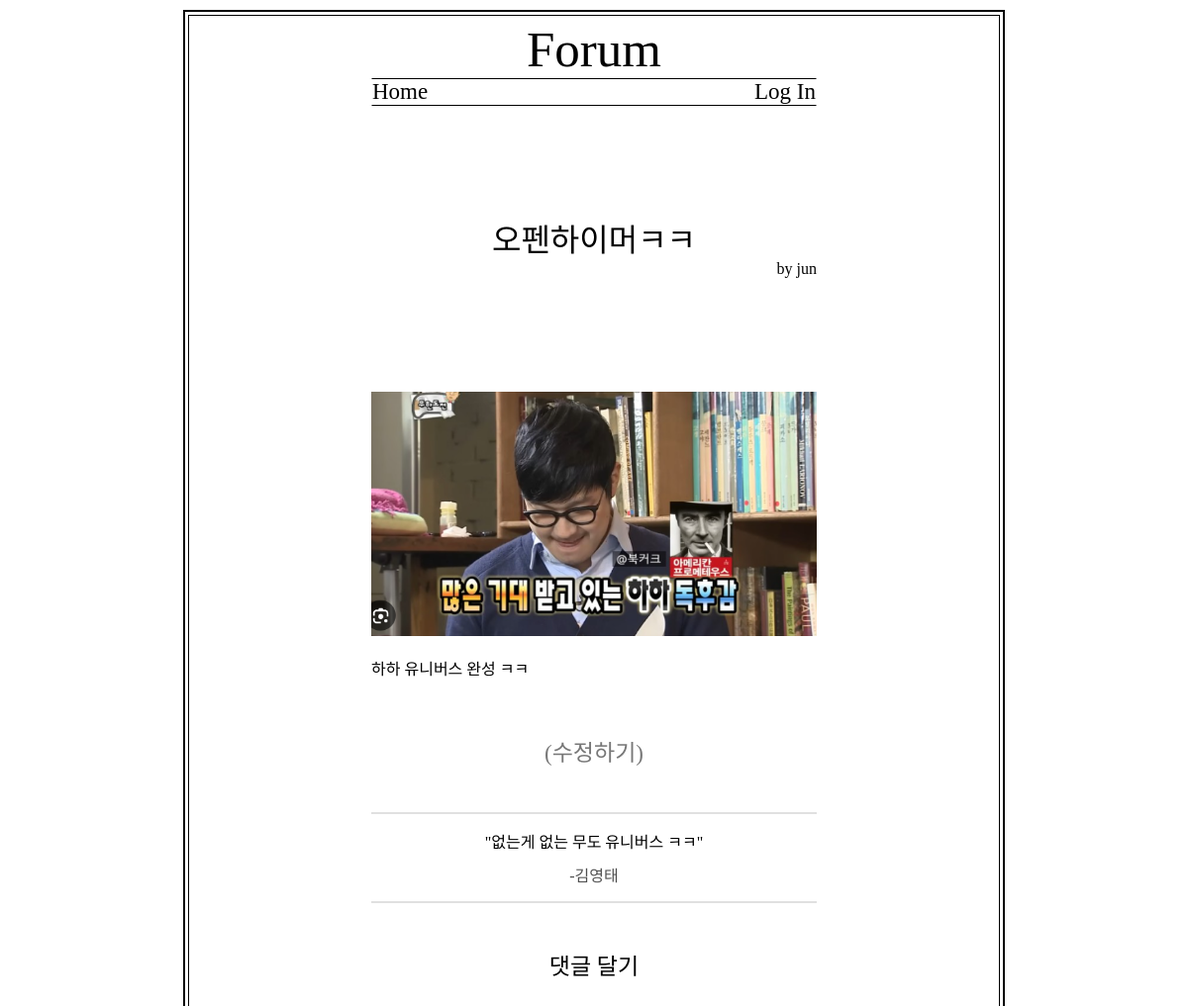
Before: /post/detail/20/ with the older database file.
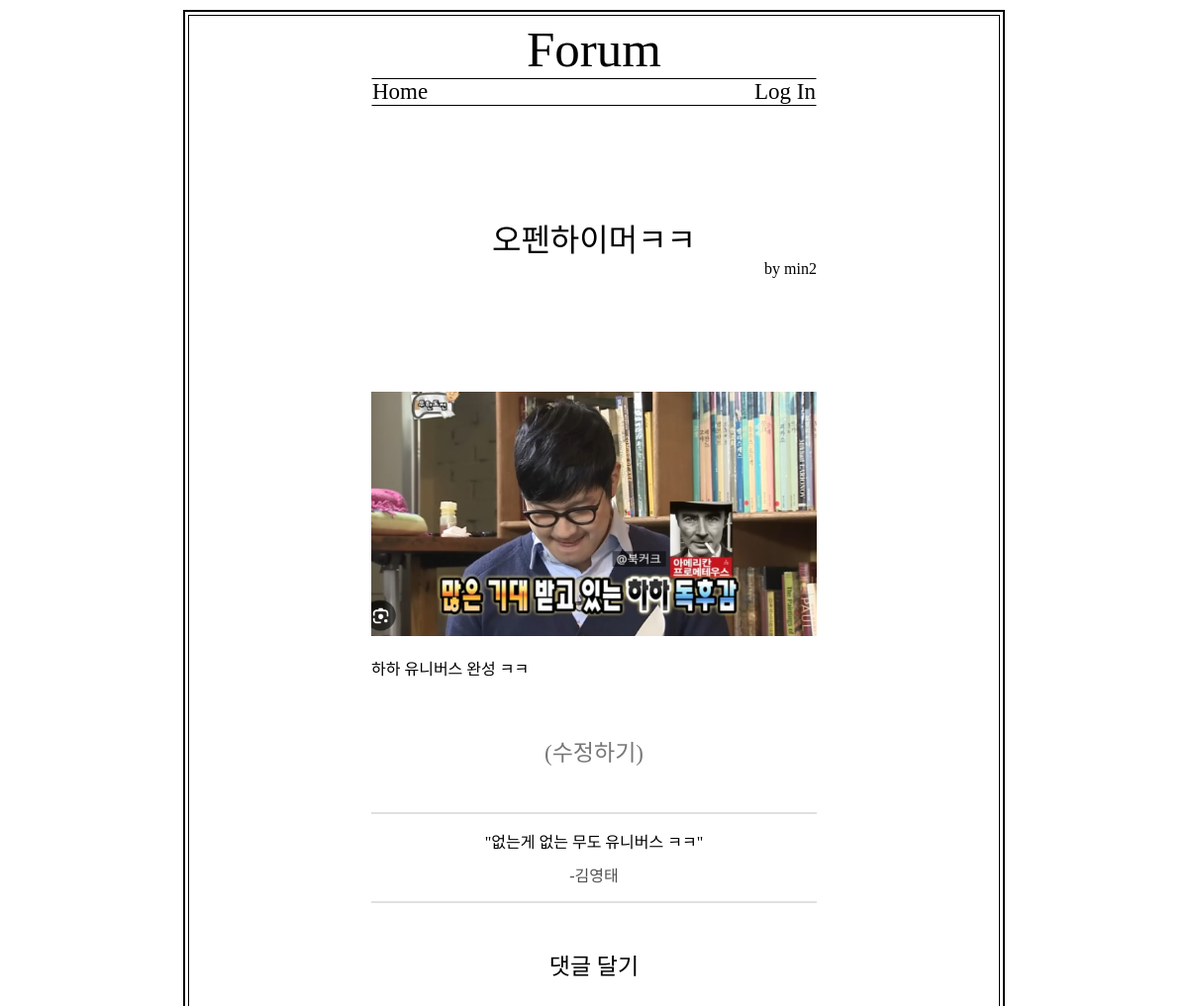
After: the same page with the newer database file.
### post/models.py (models this page shows, shortened)
class Post(models.Model):
    title = models.CharField(max_length=200, verbose_name="제목")
    text = models.TextField(null=True, verbose_name="본문")
    image = models.ImageField(upload_to="", verbose_name="이미지", blank=True, null=True)
    created_date = models.DateTimeField(auto_now_add=True, verbose_name="작성일")
    publiShed_date = models.DateTimeField(auto_now_add=True)
    author = models.ForeignKey(
        Bcuser,
        on_delete=models.CASCADE,
        verbose_name="작성자"
            )
    class Meta:
        db_table = 'Post_table'
        verbose_name='포스트'
        verbose_name_plural='포스트들'

### bcuser/models.py (models this page shows)
class Bcuser(models.Model):
    username=models.CharField(max_length=32, verbose_name='사용자명')
    useremail = models.EmailField(max_length=128, verbose_name='사용자이메일')
    password=models.CharField(max_length=64, verbose_name='비밀번호')
    registered_dttm=models.DateTimeField(auto_now_add=True, verbose_name='등록시간')
    def __str__(self):
        return self.username
    class Meta:
        db_table='blog_bcuser'
        verbose_name='블로그 사용자'
        verbose_name_plural='블로그 사용자'

### post/views.py (the view)
# urls.py: path('detail/<int:pk>/', views.post_detail, name='post_detail'),
def post_detail(request, pk):
    post = get_object_or_404(Post, pk=pk) # 만약 해당 객체를 찾지 못하면, 서버는 404 에러를 반환
    comments = Comment.objects.filter(post=post)
    if request.method == 'POST':
        comment_form = CommentForm(request.POST)
        if comment_form.is_valid():
            comment = comment_form.save(commit=False)
            comment.post = post
            comment.save() #변경된 코멘트 객체를 데이터베이스에 저장
            return redirect('post_list')
    else:
        comment_form = CommentForm()
    return render(request, 'post_detail.html', {'post': post, 'comments': comments, 'comment_form': comment_form})

### post/templates/post_detail.html (shortened to what this page needs)
{% load static %}
<!DOCTYPE html>
<html>
  <head>
    <link rel="stylesheet" href="{% static 'css/post_detail.css' %}" />
  </head>
  <body>
    <div class="outer-container">
      <div class="inner-container">
        <header>
          <div class="flex-box">
            <button
              type="button"
              class="button forum-button"
              onclick="location.href='{% url 'post_list' %}'"
            >
              Forum
            </button>
          </div>
          <div class="flex-box">
            <div class="header-menu">
              <button
                class="button home-button"
                onclick="location.href='/movies/'"
              >
                Home
              </button>
            <button class="button login-button" id="login-button" onclick="toggleButtonsAndRedirect()">
              Log In
          </button>
            </div>
          </div>
          <div class="flex-box">
            <div class="post-card">
              <p class="post-title">{{ post.title }}</p>
              <p class="post-author">by {{ post.author}}</p>
            </div>
          </div>
        </header>
        <main>
          {% if post.image %}
          <div class="flex-box">
            <img src="{{ post.image.url }}" alt="Post Image" />
          </div>
          {% endif %}
          <div class="flex-box">
            <p class="post-body">{{ post.text }}</p>
          </div>
          <div class="flex-box">
            <button
              type="button"
              class="button edit-button"
              onclick="location.href='/detail/edit/{{ post.pk }}/'"
            >
              (수정하기)
            </button>
          </div>
          {% for comment in comments%}
          <hr />
          <div class="flex-box">
            <div class="comment">
              <div class="comment-body">"{{comment.body}}"</div>
              <div class="comment-name">-{{comment.name}}</div>
            </div>
          </div>
          {% empty %}
          <div class="flex-box">
            <div class="no-comment">No Comment Yet.</div>
          </div>
          {% endfor %}
          <hr />
          <div class="flex-box">
            <button class="button comment-open-button" id="comment-open-button">
              댓글 달기
            </button>
          </div>
        </main>
      </div>
    </div>
  </body>
</html>

Changed rows visible on the page:
changed Post "오펜하이머ㅋㅋ": author "jun" → "min2"
